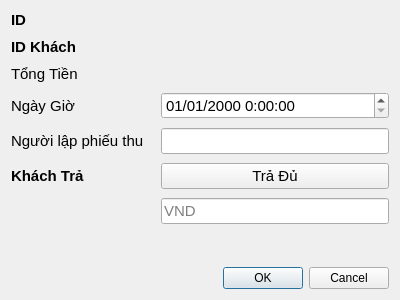
<?xml version="1.0" encoding="UTF-8"?>
<ui version="4.0">
 <class>Dialog</class>
 <widget class="QDialog" name="Dialog">
  <property name="geometry">
   <rect>
    <x>0</x>
    <y>0</y>
    <width>400</width>
    <height>300</height>
   </rect>
  </property>
  <property name="windowTitle">
   <string>Phiếu Thu</string>
  </property>
  <layout class="QVBoxLayout" name="verticalLayout">
   <item>
    <layout class="QFormLayout" name="formLayout">
     <property name="horizontalSpacing">
      <number>17</number>
     </property>
     <property name="verticalSpacing">
      <number>9</number>
     </property>
     <item row="0" column="0">
      <widget class="QLabel" name="label_3">
       <property name="font">
        <font>
         <pointsize>11</pointsize>
         <weight>75</weight>
         <bold>true</bold>
        </font>
       </property>
       <property name="text">
        <string>ID</string>
       </property>
      </widget>
     </item>
     <item row="0" column="1">
      <widget class="QLabel" name="idLabel">
       <property name="font">
        <font>
         <pointsize>11</pointsize>
        </font>
       </property>
       <property name="text">
        <string/>
       </property>
      </widget>
     </item>
     <item row="1" column="0">
      <widget class="QLabel" name="label_4">
       <property name="font">
        <font>
         <pointsize>11</pointsize>
         <weight>75</weight>
         <bold>true</bold>
        </font>
       </property>
       <property name="text">
        <string>ID Khách</string>
       </property>
      </widget>
     </item>
     <item row="1" column="1">
      <widget class="QLabel" name="customer_idLabel">
       <property name="font">
        <font>
         <pointsize>11</pointsize>
        </font>
       </property>
       <property name="text">
        <string/>
       </property>
      </widget>
     </item>
     <item row="2" column="0">
      <widget class="QLabel" name="label_7">
       <property name="font">
        <font>
         <pointsize>11</pointsize>
        </font>
       </property>
       <property name="text">
        <string>Tổng Tiền</string>
       </property>
      </widget>
     </item>
     <item row="2" column="1">
      <widget class="QLabel" name="payLabel">
       <property name="font">
        <font>
         <pointsize>11</pointsize>
        </font>
       </property>
       <property name="text">
        <string/>
       </property>
      </widget>
     </item>
     <item row="3" column="0">
      <widget class="QLabel" name="label">
       <property name="font">
        <font>
         <pointsize>11</pointsize>
        </font>
       </property>
       <property name="text">
        <string>Ngày Giờ</string>
       </property>
      </widget>
     </item>
     <item row="3" column="1">
      <widget class="QDateTimeEdit" name="dateTimeEdit">
       <property name="font">
        <font>
         <pointsize>11</pointsize>
        </font>
       </property>
       <property name="displayFormat">
        <string>dd/MM/yyyy h:mm:ss</string>
       </property>
      </widget>
     </item>
     <item row="4" column="0">
      <widget class="QLabel" name="label_2">
       <property name="font">
        <font>
         <pointsize>11</pointsize>
        </font>
       </property>
       <property name="text">
        <string>Người lập phiếu thu</string>
       </property>
      </widget>
     </item>
     <item row="4" column="1">
      <widget class="QLineEdit" name="creatorEdit">
       <property name="font">
        <font>
         <pointsize>11</pointsize>
        </font>
       </property>
      </widget>
     </item>
     <item row="5" column="0">
      <widget class="QLabel" name="label_9">
       <property name="font">
        <font>
         <pointsize>11</pointsize>
         <weight>75</weight>
         <bold>true</bold>
        </font>
       </property>
       <property name="text">
        <string>Khách Trả</string>
       </property>
      </widget>
     </item>
     <item row="5" column="1">
      <widget class="QPushButton" name="pushButton">
       <property name="font">
        <font>
         <pointsize>11</pointsize>
        </font>
       </property>
       <property name="text">
        <string>Trả Đủ</string>
       </property>
      </widget>
     </item>
     <item row="6" column="1">
      <widget class="QLineEdit" name="payEdit">
       <property name="font">
        <font>
         <pointsize>11</pointsize>
        </font>
       </property>
       <property name="placeholderText">
        <string>VND</string>
       </property>
      </widget>
     </item>
    </layout>
   </item>
   <item>
    <widget class="QDialogButtonBox" name="buttonBox">
     <property name="orientation">
      <enum>Qt::Horizontal</enum>
     </property>
     <property name="standardButtons">
      <set>QDialogButtonBox::Cancel|QDialogButtonBox::Ok</set>
     </property>
    </widget>
   </item>
  </layout>
 </widget>
 <resources/>
 <connections>
  <connection>
   <sender>buttonBox</sender>
   <signal>accepted()</signal>
   <receiver>Dialog</receiver>
   <slot>accept()</slot>
   <hints>
    <hint type="sourcelabel">
     <x>248</x>
     <y>254</y>
    </hint>
    <hint type="destinationlabel">
     <x>157</x>
     <y>274</y>
    </hint>
   </hints>
  </connection>
  <connection>
   <sender>buttonBox</sender>
   <signal>rejected()</signal>
   <receiver>Dialog</receiver>
   <slot>reject()</slot>
   <hints>
    <hint type="sourcelabel">
     <x>316</x>
     <y>260</y>
    </hint>
    <hint type="destinationlabel">
     <x>286</x>
     <y>274</y>
    </hint>
   </hints>
  </connection>
 </connections>
</ui>
